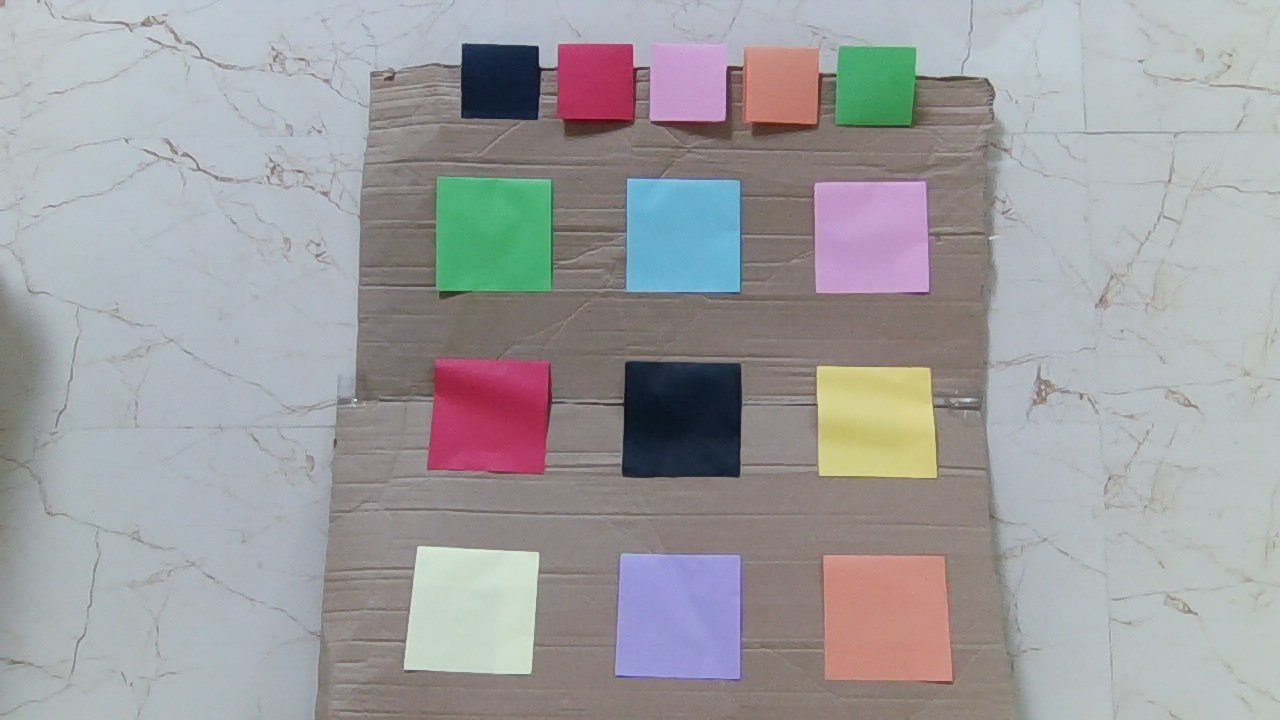
#> input picture ComputerVision/AutoAimming/imgs/2.jpg, 1280 x 720 px
$ python test.py
#> lines starting #> are read from the running program, lines starting #| are printed output that depends on the picture; after the words box and inside, x2 and y2 are one past the last pixel; in counts of white or black regions, pixels touching at a corner belong together
import numpy as np
import cv2

img = cv2.imread ("imgs/2.jpg")
#> img is the input picture: shape (720, 1280, 3); mean B, G, R 160.2, 157.9, 158.7


imgShift = cv2.pyrMeanShiftFiltering (img, 10, 25)

imgGray1 = cv2.cvtColor (img, cv2.COLOR_BGR2GRAY)
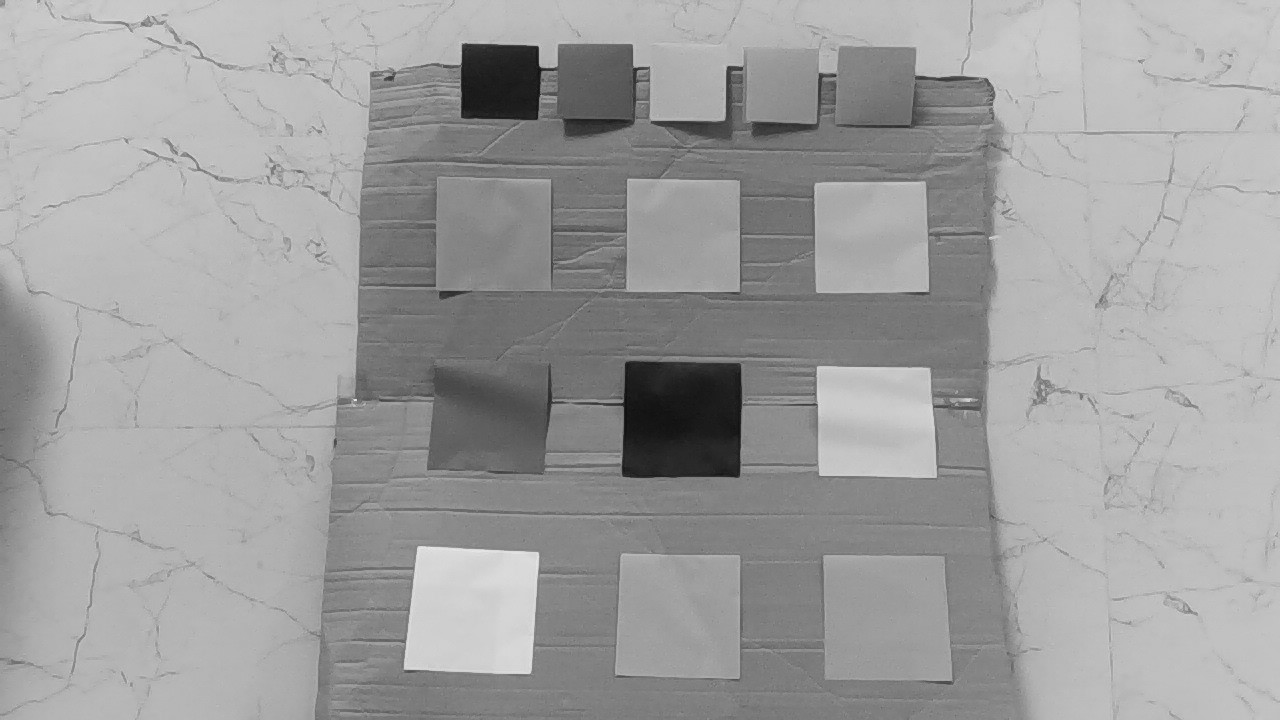
#> imgGray1: shape (720, 1280); min 12, max 237, mean 158.5
imgGray2 = cv2.cvtColor (imgShift, cv2.COLOR_BGR2GRAY)

# contours1 = cv2.findContours (imgGray1, cv2.RETR_EXTERNAL, cv2.CHAIN_APPROX_SIMPLE)[0]
# contours2 = cv2.findContours (imgGray2, cv2.RETR_EXTERNAL, cv2.CHAIN_APPROX_SIMPLE)[0]

# cv2.drawContours (img, contours1, -1, (255, 0, 0), 2)
# cv2.drawContours (imgShift, contours2, -1, (255, 0, 0), 2)


imgCanny = cv2.Canny (imgShift, 50, 100)
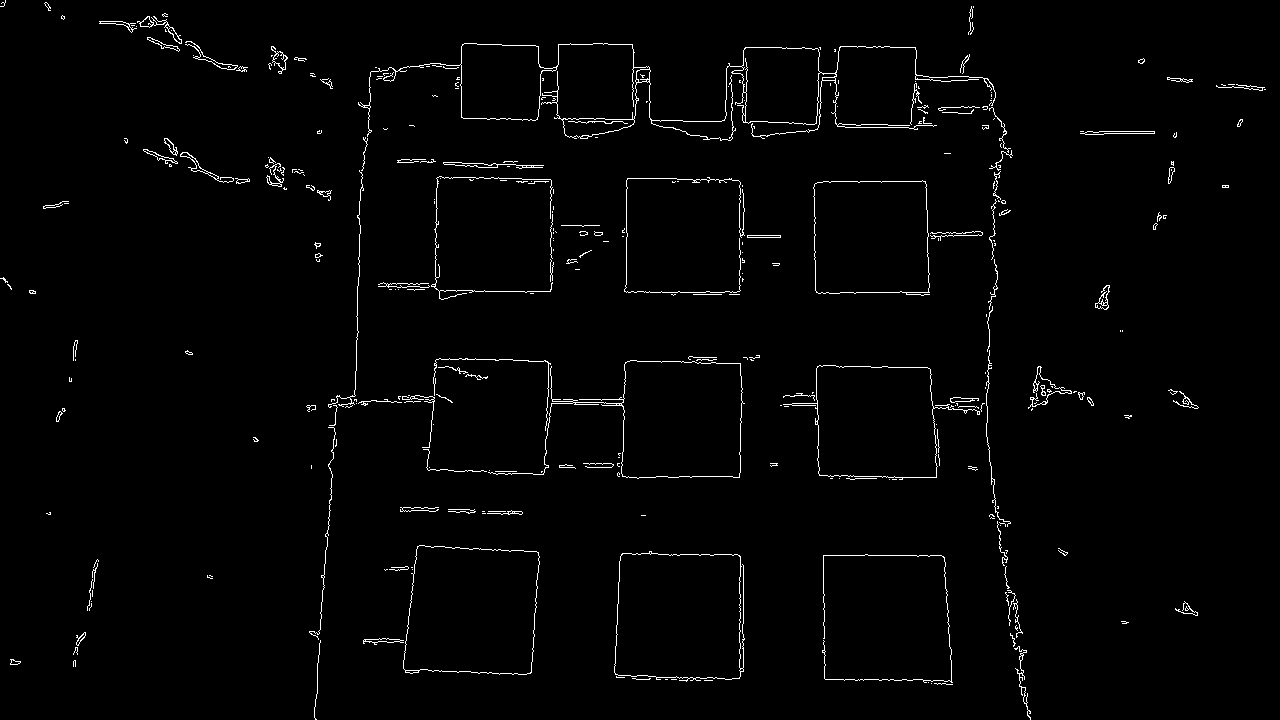
#> imgCanny: shape (720, 1280); 1.7% white in thin lines or dots

cv2.imshow ("Canny", imgCanny)

kernel = np.ones ((3, 3), np.uint8)

imgDila = cv2.dilate (imgCanny, kernel,iterations=3)
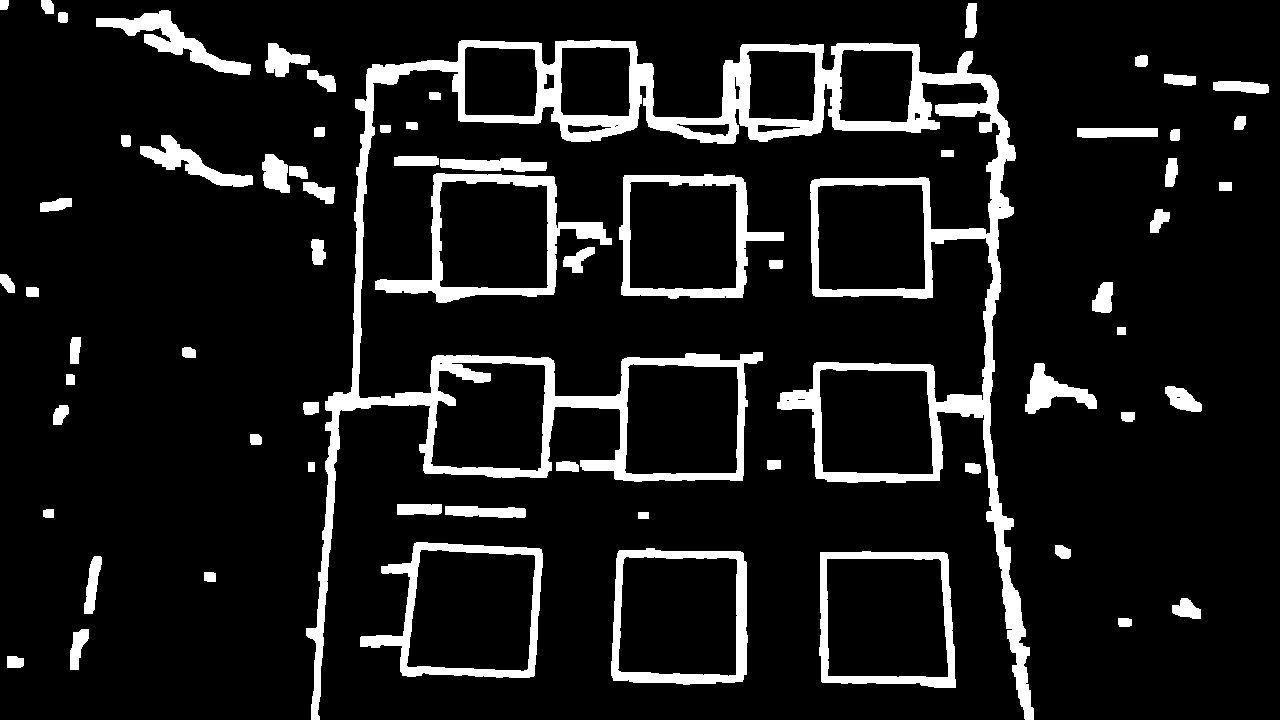
#> imgDila: shape (720, 1280); 10.5% white; 66 white regions, largest, box (x1, y1, x2, y2) and area: (306, 40, 1034, 720) 51557, (375, 173, 612, 303) 5558, (360, 542, 543, 678) 4629
cv2.imshow ("Dila", imgDila)


cv2.imshow ("Img", img)

# cv2.imshow ("Gray1", imgGray1)
cv2.imshow ("Gray2", imgGray2)

cv2.imshow ("SHIFT", imgShift)
if (cv2.waitKey (0) == 27) :
#> (key Esc is pressed here)
    exit ()
#> (the program exits here)

$ run again, with ComputerVision/AutoAimming/imgs/1.png saved as ComputerVision/AutoAimming/imgs/2.jpg
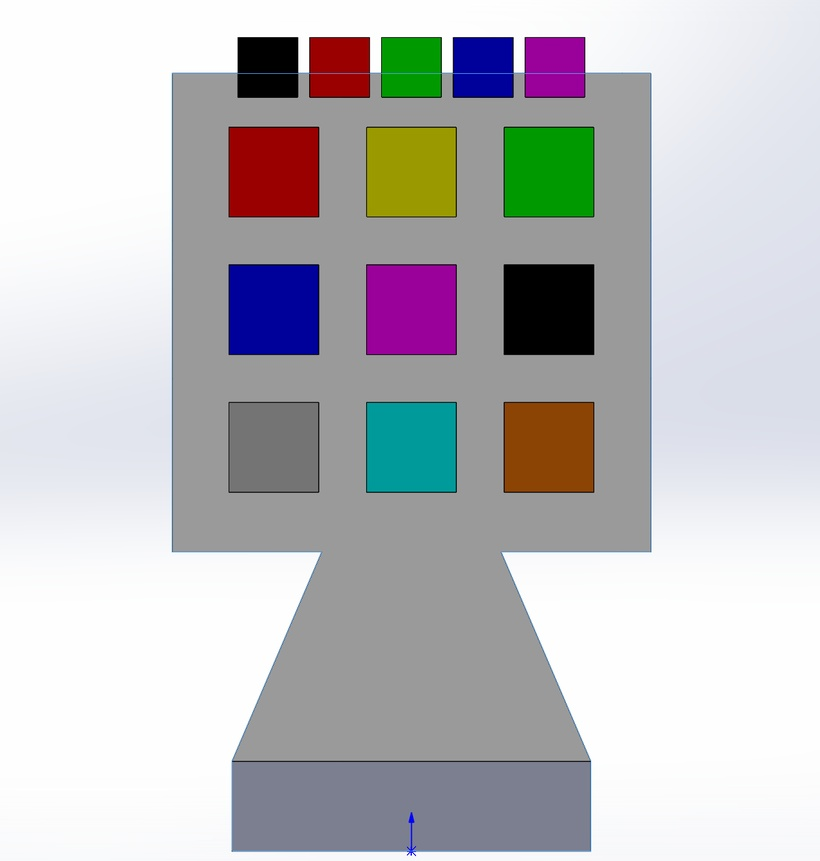
#> input picture ComputerVision/AutoAimming/imgs/1.png, 820 x 861 px, shrunk from 1366 x 1434 before the run
#> img is the input picture: shape (861, 820, 3); mean B, G, R 191.8, 189.2, 189.9
#> `imgCanny = cv2.Canny (imgShift, 50, 100)`:
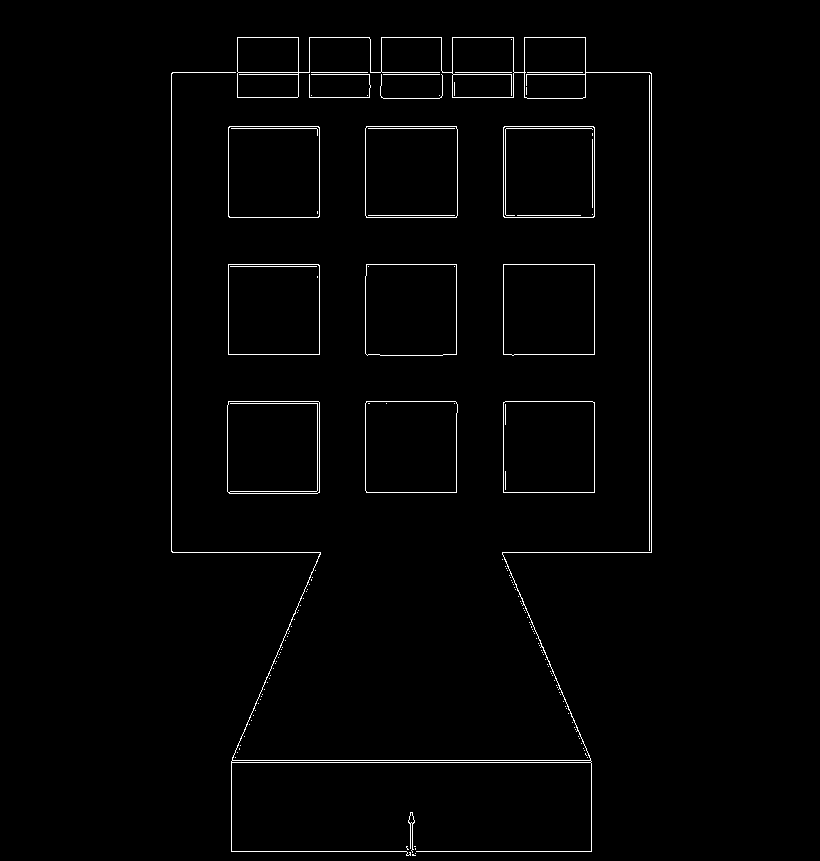
#> imgCanny: shape (861, 820); 1.4% white in thin lines or dots, all inside (x1, y1, x2, y2) = (171, 37, 652, 856)
#> `imgDila = cv2.dilate (imgCanny, kernel,iterations=3)`:
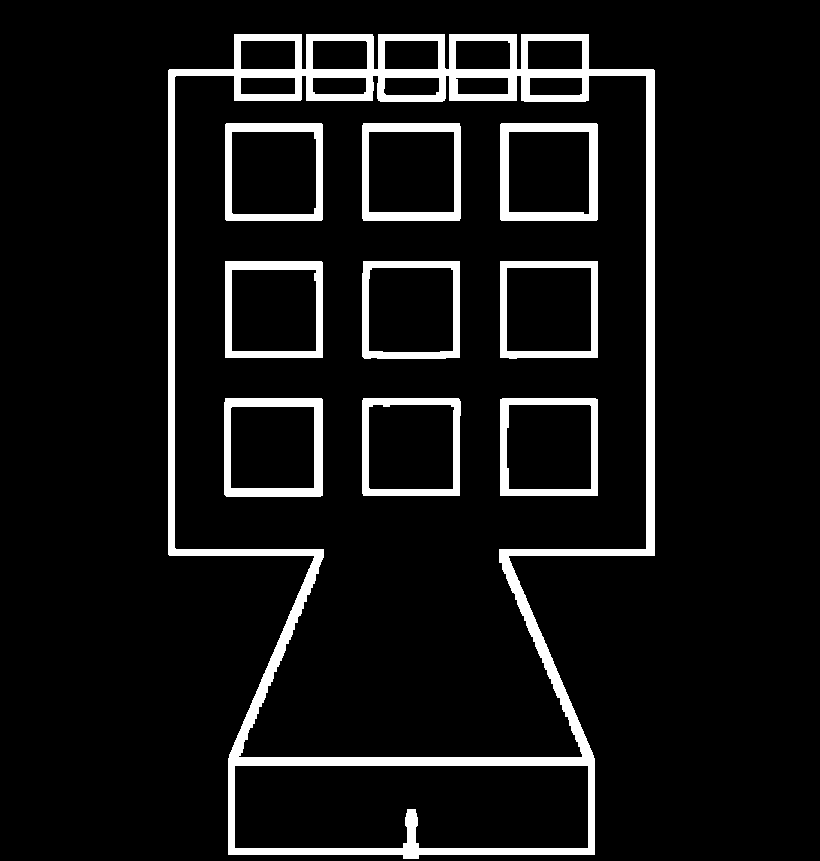
#> imgDila: shape (861, 820); 8.3% white; 10 white regions, largest, box (x1, y1, x2, y2) and area: (168, 34, 655, 859) 33847, (500, 123, 598, 221) 3190, (224, 398, 323, 497) 3069
